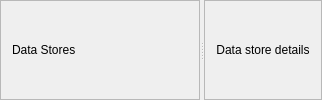
<?xml version="1.0" encoding="UTF-8"?>
<ui version="4.0">
 <class>DataStoresPanels</class>
 <widget class="QWidget" name="dataStoresPanels">
  <layout class="QHBoxLayout" name="mainLayout">
   <property name="leftMargin"><number>0</number></property>
   <property name="topMargin"><number>0</number></property>
   <property name="rightMargin"><number>0</number></property>
   <property name="bottomMargin"><number>0</number></property>
   <property name="spacing"><number>4</number></property>
   <item>
    <widget class="QSplitter" name="panelsSplitter">
     <property name="orientation"><enum>Qt::Orientation::Horizontal</enum></property>
     <widget class="QFrame" name="listPanel">
      <property name="minimumSize"><size><width>200</width><height>0</height></size></property>
      <property name="maximumSize"><size><width>300</width><height>16777215</height></size></property>
      <property name="frameShape"><enum>QFrame::Shape::StyledPanel</enum></property>
      <layout class="QVBoxLayout" name="listLayout">
       <item>
        <widget class="QLabel" name="listLabel">
         <property name="text"><string>Data Stores</string></property>
        </widget>
       </item>
      </layout>
     </widget>
     <widget class="QFrame" name="detailPanel">
      <property name="frameShape"><enum>QFrame::Shape::StyledPanel</enum></property>
      <layout class="QVBoxLayout" name="detailLayout">
       <item>
        <widget class="QLabel" name="detailLabel">
         <property name="text"><string>Data store details</string></property>
         <property name="alignment"><set>Qt::AlignmentFlag::AlignCenter</set></property>
        </widget>
       </item>
      </layout>
     </widget>
    </widget>
   </item>
  </layout>
 </widget>
 <layoutdefault spacing="6" margin="11"/>
 <resources/>
 <connections/>
</ui>
